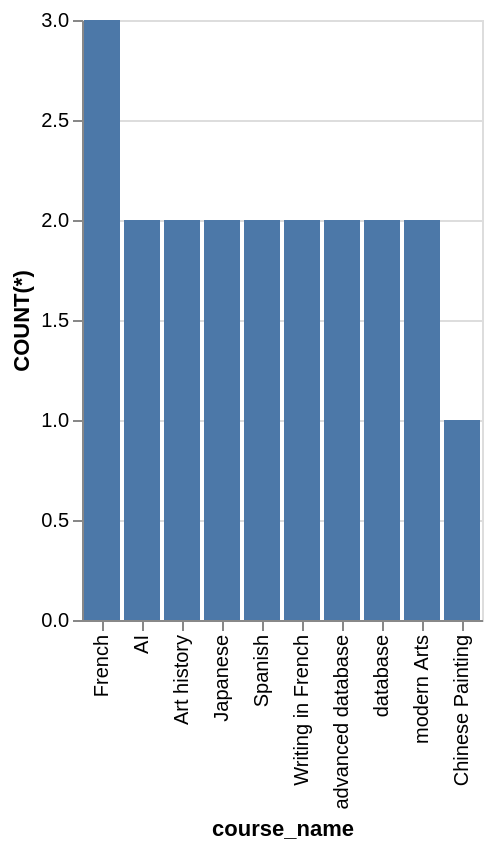

Write the Vega-Lite specification saved for this chart.
### Vega-Lite specification from a JSON file in a GitHub repository (floating-point values rounded to 4 significant figures)
{"data": {"values": [{"x_data": "AI", "y_data": 2}, {"x_data": "Art history", "y_data": 2}, {"x_data": "Chinese Painting", "y_data": 1}, {"x_data": "French", "y_data": 3}, {"x_data": "Japanese", "y_data": 2}, {"x_data": "Spanish", "y_data": 2}, {"x_data": "Writing in French", "y_data": 2}, {"x_data": "advanced database", "y_data": 2}, {"x_data": "database", "y_data": 2}, {"x_data": "modern Arts", "y_data": 2}]}, "mark": "bar", "encoding": {"x": {"field": "x_data", "type": "nominal", "title": "course_name", "sort": {"op": "sum", "field": "y_data", "order": "descending"}}, "y": {"field": "y_data", "type": "quantitative", "title": "COUNT(*)"}}}
